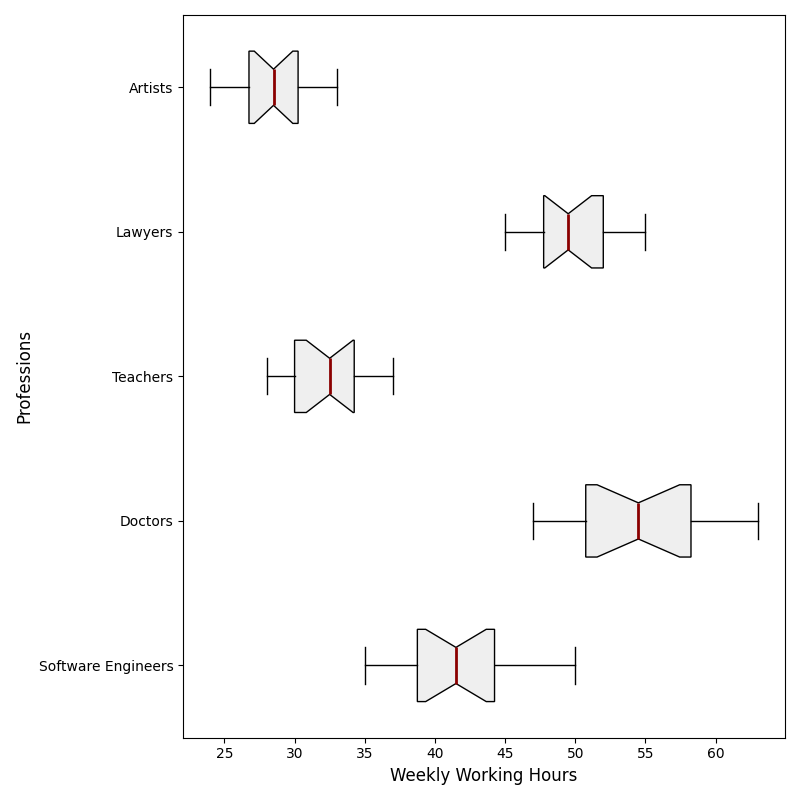

The Python source for this figure:
import numpy as np
import matplotlib.pyplot as plt

working_hours = {
    "Software Engineers": [40, 42, 38, 45, 50, 35, 40, 38, 42, 48, 44, 46, 37, 39, 41, 43],
    "Doctors": [50, 55, 60, 52, 58, 62, 48, 54, 57, 63, 56, 59, 53, 51, 49, 47],
    "Teachers": [30, 32, 29, 35, 34, 37, 33, 28, 31, 36, 32, 30, 29, 33, 34, 35],
    "Lawyers": [45, 48, 52, 55, 50, 46, 49, 53, 47, 51, 54, 48, 50, 52, 47, 49],
    "Artists": [25, 28, 30, 32, 29, 27, 26, 31, 33, 28, 30, 25, 27, 29, 24, 32]
}

professions = list(working_hours.keys())
data = list(working_hours.values())

fig, ax = plt.subplots(figsize=(8, 8))

ax.boxplot(data, vert=False, patch_artist=True, labels=professions, notch=True,
           boxprops=dict(facecolor='#efefef', color='black'),
           whiskerprops=dict(color='black'),
           capprops=dict(color='black'),
           flierprops=dict(marker='o', markerfacecolor='red', markersize=8, linestyle='none'),
           medianprops=dict(color='darkred', linewidth=2))

colors = ['#a6cee3', '#1f78b4', '#b2df8a', '#33a02c', '#fb9a99']
for patch, color in zip(ax.artists, colors):
    patch.set_facecolor(color)

ax.set_xlabel("Weekly Working Hours", fontsize=12)
ax.set_ylabel("Professions", fontsize=12)

plt.tight_layout()
plt.show()
